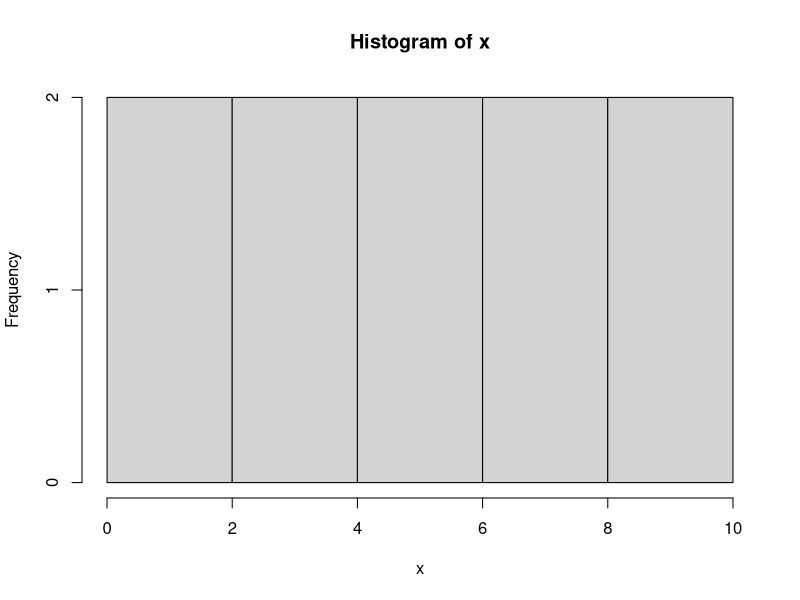
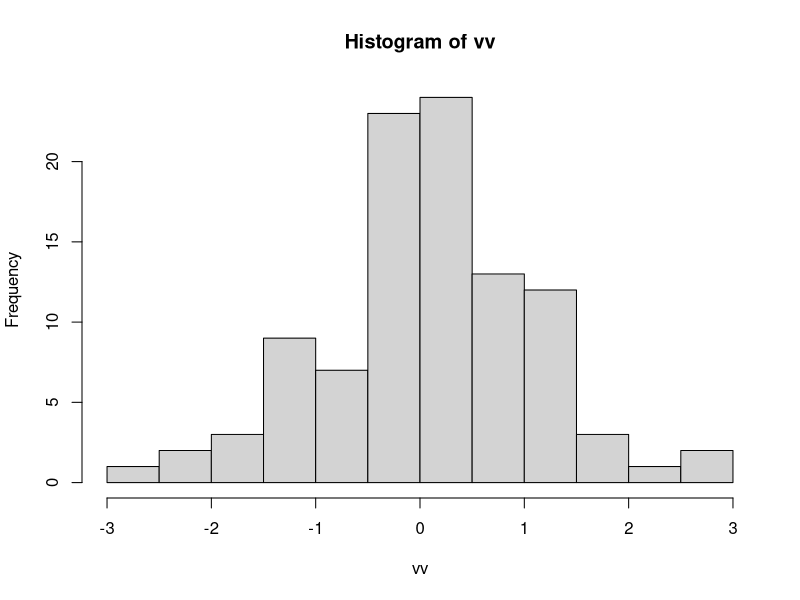

Write the R code that produced these figures, in order.
# Arithmetic operations in R
2+2
#Some maths here
sqrt(100)
# Float division returned here
a = 5/2
# Mathematical Integer Division
5%/%2

# Remainder
5 %% 2 

# List names of all objects (variables) in workspace
ls() # Since we have defined a variable a above, this returns a
objects() # Does the same function as a 

# Current Working Directory 
# setwd sets the current working directory for the project
setwd("C:/Users/Nitin Rangarajan/Desktop/UC Material/Courses/Spring/Flex2/Data Analysis Methods/Work in R")
getwd() # Returns the current working directory. 

# Vectors are an integral part of R

x <- c(1,2,3,4,5,6,7)
y <- c("Nitin", "Surya", "Suresh", "Adarsh", "Shashank")
z <- c(TRUE, FALSE, TRUE, TRUE, FALSE)

# Now these x, y, and z are objects in this environment. 
# We can see the class of each og these variables

class(x) #Numerical 
class(y) #Character
class(z) #Logical

# Vectors in R
x1 <- c(8,9,10)
x <- c(x,x1)
x

# Flexibility with Vectors in R
x[2] # If we want to retrieve a single element
x[c(2,3,6)] # If we want to retrieve multiple elements

x[x>5] # Conditional checks with Vectors

# Operations on Vectors

x
x+1
x * 2
log(x)
sum(x)
mean(x)
summary(x)

# Exercise 1 - 
# Delete 2nd and 4th elements in X
x[-c(2,4)]
# Count how many 0's in x
sum(x==0)

# Exercise 2
var(x) #Code to calculate variance of a 
hist(x)

# Summarise a Vector

vv <- rnorm(100)
vv
?rnorm
vv[1:10]
class(vv)
length(vv)
summary(vv)
hist(vv)

# Exercise 3


